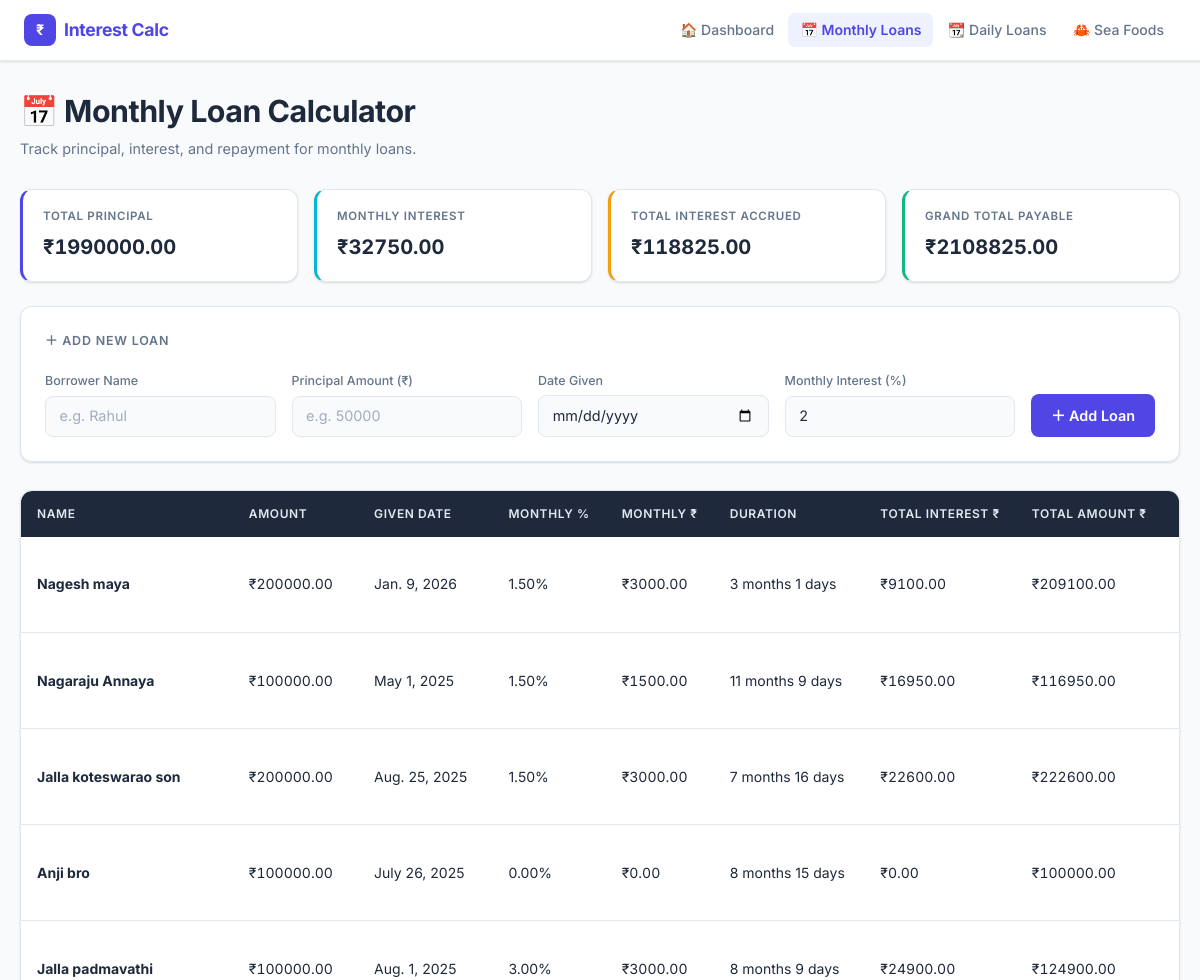
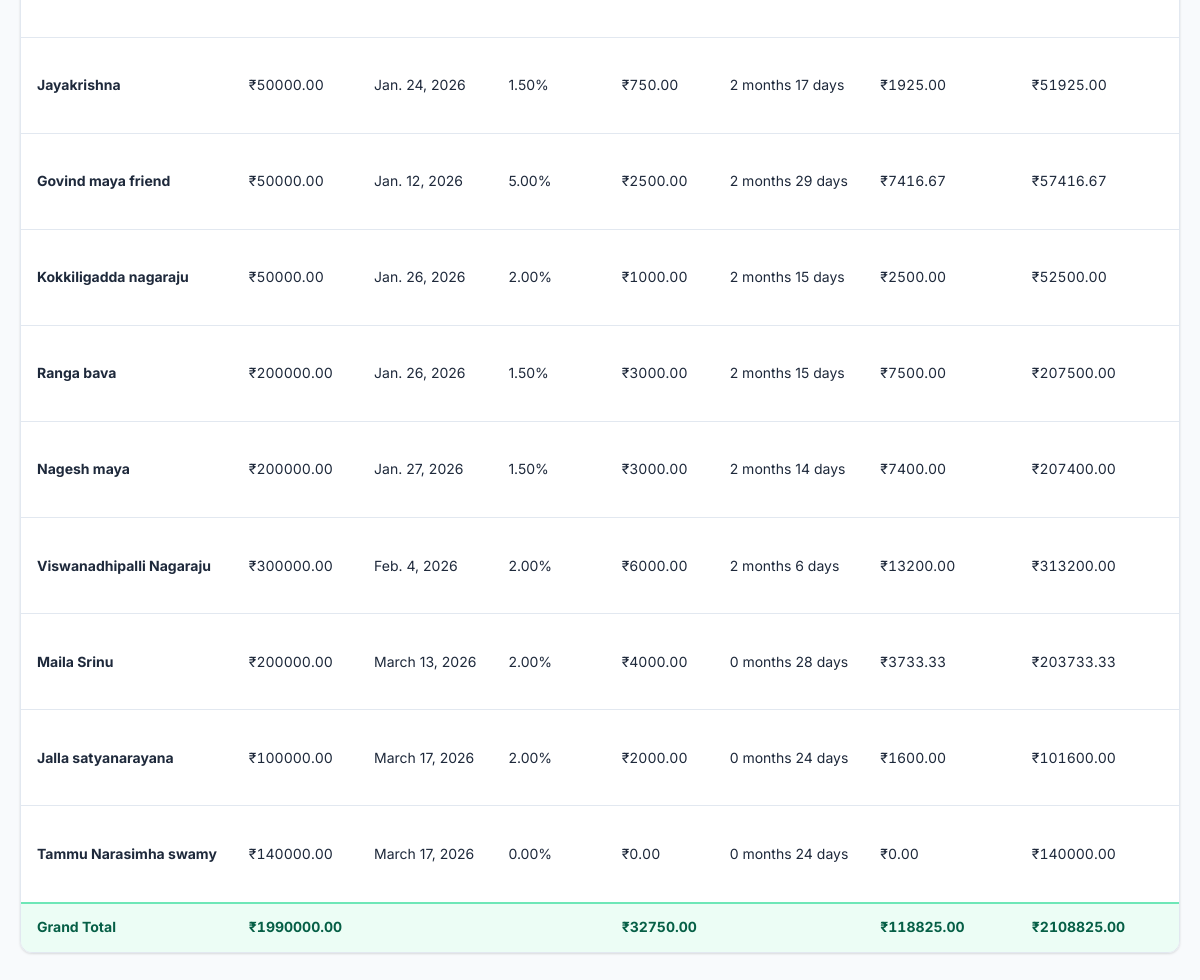
The app's page /monthly-loans/ with its own data (2 pictures, top to bottom).
### interest_app/models.py (models this page shows, shortened)
class Loan(models.Model):
    name = models.CharField(max_length=100)
    amount = models.DecimalField(max_digits=10, decimal_places=2)
    monthly_interest_percent = models.DecimalField(
        max_digits=5, decimal_places=2, default=Decimal('2.00')
    )
    given_date = models.DateField(default=timezone.now)
    created_at = models.DateField(default=timezone.now)
    def month_day_difference(self):
        start = self.given_date
        end = timezone.now().date()
        if end < start:
            return 0, 0
        months = (end.year - start.year) * 12 + (end.month - start.month)
        if end.day < start.day:
            months -= 1
            prev_month_last_day = date(end.year, end.month, 1) - timezone.timedelta(days=1)
            days = prev_month_last_day.day - start.day + end.day
        else:
            days = end.day - start.day
        if days < 0:
            days = 0
        return months, days
    def month_day_text(self):
        months, days = self.month_day_difference()
        return f"{months} months {days} days"
    def monthly_interest_amount(self):
        return (self.amount * self.monthly_interest_percent) / Decimal('100')
    def total_monthly_interest_amount(self):
        months, days = self.month_day_difference()
        monthly_interest = self.monthly_interest_amount()
        daily_interest = monthly_interest / Decimal('30')
        return (
            (monthly_interest * Decimal(months)) +
            (daily_interest * Decimal(days))
        )
    def total_amount(self):
        return self.amount + self.total_monthly_interest_amount()

### interest_app/views.py (the view)
# urls.py: path('monthly-loans/', views.monthly_loans, name='monthly_loans'),
def monthly_loans(request):
    loans = Loan.objects.all()
    total_amount, monthly_interest, total_monthly_interest, grand_total = _monthly_summary(loans)
    return render(request, 'interest_app/monthly_loans.html', {
        'loans': loans,
        'total_amount': total_amount,
        'monthly_interest': monthly_interest,
        'total_monthly_interest': total_monthly_interest,
        'grand_total': grand_total,
    })

### interest_app/views.py (called while the page is built)
def _monthly_summary(loans):
    total_amount = Decimal('0')
    monthly_interest = Decimal('0')
    total_monthly_interest = Decimal('0')
    for loan in loans:
        total_amount += loan.amount
        total_monthly_interest += loan.total_monthly_interest_amount()
        monthly_interest += loan.monthly_interest_amount()
    return total_amount, monthly_interest, total_monthly_interest, total_amount + total_monthly_interest

### interest_app/templates/interest_app/monthly_loans.html (shortened to what this page needs)
{% extends "interest_app/base.html" %}
{% block active_monthly %}active{% endblock %}
{% block body_attrs %}data-edit-loan="{{ edit_loan.id|default:'' }}"{% endblock %}
{% block content %}
<div class="page-wrapper">
    <div class="page-header">
        <h1>&#128197; Monthly Loan Calculator</h1>
        <p>Track principal, interest, and repayment for monthly loans.</p>
    </div>
    {% if loans %}
    <div class="summary-grid">
        <div class="summary-card accent-primary">
            <div class="sc-label">Total Principal</div>
            <div class="sc-value amount">&#8377;{{ total_amount|floatformat:2 }}</div>
        </div>
        <div class="summary-card accent-accent">
            <div class="sc-label">Monthly Interest</div>
            <div class="sc-value amount">&#8377;{{ monthly_interest|floatformat:2 }}</div>
        </div>
        <div class="summary-card accent-warning">
            <div class="sc-label">Total Interest Accrued</div>
            <div class="sc-value amount">&#8377;{{ total_monthly_interest|floatformat:2 }}</div>
        </div>
        <div class="summary-card accent-success">
            <div class="sc-label">Grand Total Payable</div>
            <div class="sc-value amount">&#8377;{{ grand_total|floatformat:2 }}</div>
        </div>
    </div>
    {% endif %}
    <div class="card-clean">
        <div class="card-title">
            {% if edit_loan %}&#9999;&#65039; Edit Loan{% else %}&#65291; Add New Loan{% endif %}
        </div>
        <form method="post" action="{% if edit_loan %}{% url 'edit_loan' edit_loan.id %}{% else %}{% url 'add_loan' %}{% endif %}">
            <div class="row g-3 align-items-end">
                <div class="col-12 col-sm-6 col-lg">
                    <label class="form-label-sm">Borrower Name</label>
                    <input type="text" name="name" class="form-control"
                           value="{{ edit_loan.name|default:'' }}" placeholder="e.g. Rahul" required>
                </div>
                <div class="col-12 col-sm-6 col-lg">
                    <label class="form-label-sm">Principal Amount (&#8377;)</label>
                    <input type="number" step="0.01" min="0.01" name="amount" class="form-control"
                           value="{{ edit_loan.amount|default:'' }}" placeholder="e.g. 50000" required>
                </div>
                <div class="col-12 col-sm-6 col-lg">
                    <label class="form-label-sm">Date Given</label>
                    <input type="date" name="given_date" class="form-control"
                           value="{{ edit_loan.given_date|date:'Y-m-d' }}">
                </div>
                <div class="col-12 col-sm-6 col-lg">
                    <label class="form-label-sm">Monthly Interest (%)</label>
                    <input type="number" step="0.01" min="0" name="monthly_interest_percent"
                           value="{{ edit_loan.monthly_interest_percent|default:2 }}"
                           class="form-control" placeholder="e.g. 2">
                </div>
                <div class="col-12 col-sm-auto d-flex gap-2">
                    {% if edit_loan %}
                    <button type="submit" class="btn-warning-custom">&#10004; Update</button>
                    <a href="{% url 'monthly_loans' %}" class="btn-secondary-custom">&#10005; Cancel</a>
                    {% else %}
                    <button type="submit" class="btn-primary-custom">&#65291; Add Loan</button>
                    {% endif %}
                </div>
            </div>
        </form>
    </div>
    {% if loans %}
    <div class="table-wrapper">
        <table class="data-table">
            <thead>
                <tr>
                    <th>Name</th>
                    <th>Amount</th>
                    <th>Given Date</th>
                    <th>Monthly %</th>
                    <th>Monthly &#8377;</th>
                    <th>Duration</th>
                    <th>Total Interest &#8377;</th>
                    <th>Total Amount &#8377;</th>
                    <th>Actions</th>
                </tr>
            </thead>
            <tbody>
                {% for loan in loans %}
                <tr>
                    <td><strong>{{ loan.name }}</strong></td>
                    <td class="amount">&#8377;{{ loan.amount }}</td>
                    <td>{{ loan.given_date }}</td>
                    <td>{{ loan.monthly_interest_percent }}%</td>
                    <td class="amount">&#8377;{{ loan.monthly_interest_amount|floatformat:2 }}</td>
                    <td>{{ loan.month_day_text }}</td>
                    <td class="amount">&#8377;{{ loan.total_monthly_interest_amount|floatformat:2 }}</td>
                    <td class="amount">&#8377;{{ loan.total_amount|floatformat:2 }}</td>
                    <td>
                    </td>
                </tr>
                {% endfor %}
                <tr class="total-row">
                    <td>Grand Total</td>
                    <td class="amount">&#8377;{{ total_amount|floatformat:2 }}</td>
                    <td></td><td></td>
                    <td class="amount">&#8377;{{ monthly_interest|floatformat:2 }}</td>
                    <td></td>
                    <td class="amount">&#8377;{{ total_monthly_interest|floatformat:2 }}</td>
                    <td class="amount">&#8377;{{ grand_total|floatformat:2 }}</td>
                    <td></td>
                </tr>
            </tbody>
        </table>
    </div>
    {% else %}
    <div class="empty-state">
        <div class="empty-icon">&#128203;</div>
        <p>No monthly loans recorded yet. Add your first loan using the form above.</p>
    </div>
    {% endif %}
</div>
{% endblock %}

### interest_app/templates/interest_app/base.html (shortened to what this page needs)
<!DOCTYPE html>
<html lang="en">
<head>
    <link href="https://cdn.jsdelivr.net/npm/bootstrap@5.3.2/dist/css/bootstrap.min.css" rel="stylesheet">
</head>
<body {% block body_attrs %}{% endblock %}>
<nav class="app-nav" id="app-nav">
    <div class="nav-inner">
        <a href="/" class="brand">
            <span class="brand-icon">&#8377;</span>
            Interest Calc
        </a>
        <div class="nav-links" id="nav-menu">
            <a href="/" class="nav-link-item {% block active_dashboard %}{% endblock %}">&#127968; Dashboard</a>
            <a href="{% url 'monthly_loans' %}" class="nav-link-item {% block active_monthly %}{% endblock %}">&#128197; Monthly Loans</a>
            <a href="{% url 'daily_loan_calculator' %}" class="nav-link-item {% block active_daily %}{% endblock %}">&#128198; Daily Loans</a>
            <a href="{% url 'seafoods' %}" class="nav-link-item {% block active_seafoods %}{% endblock %}">&#129408; Sea Foods</a>
        </div>
    </div>
</nav>
{% block content %}{% endblock %}
</body>
</html>

### records on screen
Loan: name "Nagesh maya", amount "200000.00", given_date "Jan. 9, 2026", monthly_interest_percent "1.50", monthly_interest_amount "3000.00", month_day_text "3 months 1 days", total_monthly_interest_amount "9100.00", total_amount "209100.00"
Loan: name "Nagaraju Annaya", amount "100000.00", given_date "May 1, 2025", monthly_interest_percent "1.50", monthly_interest_amount "1500.00", month_day_text "11 months 9 days", total_monthly_interest_amount "16950.00", total_amount "116950.00"
Loan: name "Jalla koteswarao son", amount "200000.00", given_date "Aug. 25, 2025", monthly_interest_percent "1.50", monthly_interest_amount "3000.00", month_day_text "7 months 16 days", total_monthly_interest_amount "22600.00", total_amount "222600.00"
Loan: name "Anji bro", amount "100000.00", given_date "July 26, 2025", monthly_interest_percent "0.00", monthly_interest_amount "0.00", month_day_text "8 months 15 days", total_monthly_interest_amount "0.00", total_amount "100000.00"
Loan: name "Jalla padmavathi", amount "100000.00", given_date "Aug. 1, 2025", monthly_interest_percent "3.00", monthly_interest_amount "3000.00", month_day_text "8 months 9 days", total_monthly_interest_amount "24900.00", total_amount "124900.00"
Loan: name "Jayakrishna", amount "50000.00", given_date "Jan. 24, 2026", monthly_interest_percent "1.50", monthly_interest_amount "750.00", month_day_text "2 months 17 days", total_monthly_interest_amount "1925.00", total_amount "51925.00"
Loan: name "Govind maya friend", amount "50000.00", given_date "Jan. 12, 2026", monthly_interest_percent "5.00", monthly_interest_amount "2500.00", month_day_text "2 months 29 days", total_monthly_interest_amount "7416.67", total_amount "57416.67"
Loan: name "Kokkiligadda nagaraju", amount "50000.00", given_date "Jan. 26, 2026", monthly_interest_percent "2.00", monthly_interest_amount "1000.00", month_day_text "2 months 15 days", total_monthly_interest_amount "2500.00", total_amount "52500.00"
Loan: name "Ranga bava", amount "200000.00", given_date "Jan. 26, 2026", monthly_interest_percent "1.50", monthly_interest_amount "3000.00", month_day_text "2 months 15 days", total_monthly_interest_amount "7500.00", total_amount "207500.00"
Loan: name "Nagesh maya", amount "200000.00", given_date "Jan. 27, 2026", monthly_interest_percent "1.50", monthly_interest_amount "3000.00", month_day_text "2 months 14 days", total_monthly_interest_amount "7400.00", total_amount "207400.00"
Loan: name "Viswanadhipalli Nagaraju", amount "300000.00", given_date "Feb. 4, 2026", monthly_interest_percent "2.00", monthly_interest_amount "6000.00", month_day_text "2 months 6 days", total_monthly_interest_amount "13200.00", total_amount "313200.00"
Loan: name "Maila Srinu", amount "200000.00", given_date "March 13, 2026", monthly_interest_percent "2.00", monthly_interest_amount "4000.00", month_day_text "0 months 28 days", total_monthly_interest_amount "3733.33", total_amount "203733.33"
Loan: name "Jalla satyanarayana", amount "100000.00", given_date "March 17, 2026", monthly_interest_percent "2.00", monthly_interest_amount "2000.00", month_day_text "0 months 24 days", total_monthly_interest_amount "1600.00", total_amount "101600.00"
Loan: name "Tammu Narasimha swamy", amount "140000.00", given_date "March 17, 2026", monthly_interest_percent "0.00", monthly_interest_amount "0.00", month_day_text "0 months 24 days", total_monthly_interest_amount "0.00", total_amount "140000.00"

### other values on screen
{{ total_amount|floatformat:2 }} "1990000.00"
{{ monthly_interest|floatformat:2 }} "32750.00"
{{ total_monthly_interest|floatformat:2 }} "118825.00"
{{ grand_total|floatformat:2 }} "2108825.00"
